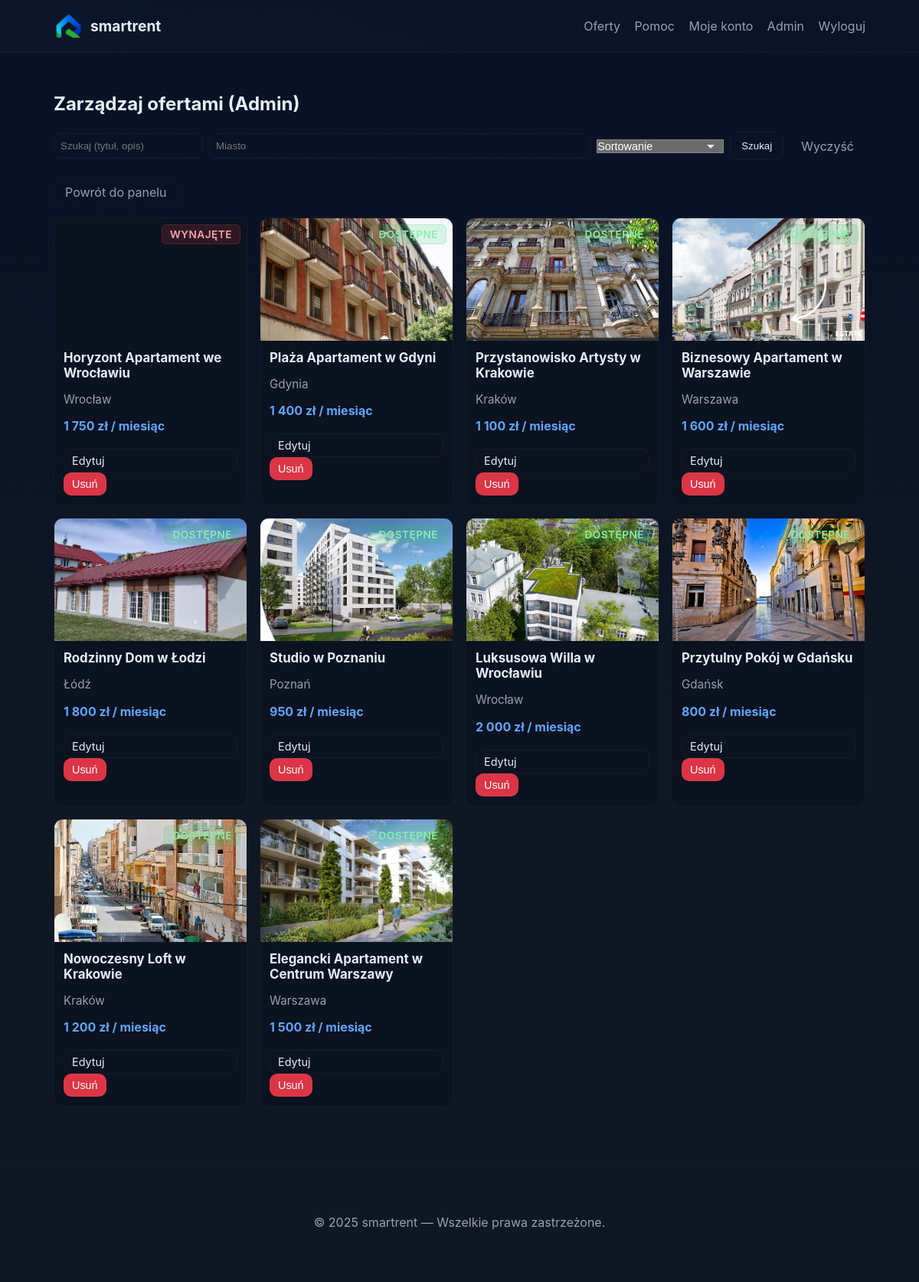
Screenshot of /admin_browse_properties.php (signed in) with the database file from the repository.
### tables this page shows
CREATE TABLE `properties` (
  `id` int(11) NOT NULL,
  `title` varchar(255) NOT NULL,
  `description` text DEFAULT NULL,
  `price` decimal(10,2) NOT NULL DEFAULT 0.00,
  `city` varchar(120) NOT NULL,
  `image` varchar(255) DEFAULT NULL,
  `owner_id` int(11) DEFAULT NULL,
  `is_rented` tinyint(1) DEFAULT 0,
  `created_at` datetime DEFAULT current_timestamp()
);

### admin_browse_properties.php (the view, shortened to what this page needs)
<?php
require_once 'includes/admin_functions.php';
if (!function_exists('shorten')) {
    function shorten(string $text, int $max = 60): string {
        $text = trim($text);
        if (mb_strlen($text) <= $max) return $text;
        return rtrim(mb_substr($text, 0, $max - 1)) . '…';
    }
}
if (!function_exists('format_price')) {
    function format_price($amount): string {
        $val = (float)$amount;
        if (floor($val) == $val) {
            return number_format($val, 0, ',', ' ') . ' zł';
        }
        return number_format($val, 2, ',', ' ') . ' zł';
    }
}
$q = trim((string)($_GET['q'] ?? ''));
$city = trim((string)($_GET['city'] ?? ''));
$sort = trim((string)($_GET['sort'] ?? ''));
$sql = "SELECT id, title, city, price, image, is_rented, created_at, owner_id FROM properties WHERE 1=1";
$params = [];
switch ($sort) {
    default:
        $sql .= " ORDER BY id DESC";
}
try {
    $stmt = $pdo->prepare($sql);
    $stmt->execute($params);
    $props = $stmt->fetchAll(PDO::FETCH_ASSOC);
} catch (PDOException $e) {
    http_response_code(500);
    echo "<h2>Błąd serwera</h2><pre>" . htmlspecialchars($e->getMessage()) . "</pre>";
    exit;
}
?>
<!doctype html>
<html lang="pl">
<head>
  <link rel="stylesheet" href="assets/css/style.css">
</head>
<body>
<?php include 'includes/navbar.php'; ?>
<main class="container">
  <h2>Zarządzaj ofertami (Admin)</h2>
  <form class="filters" method="get" action="admin_browse_properties.php">
    <input type="search" name="q" placeholder="Szukaj (tytuł, opis)" value="<?=htmlspecialchars($q, ENT_QUOTES)?>">
    <input type="text" name="city" placeholder="Miasto" value="<?=htmlspecialchars($city, ENT_QUOTES)?>">
    <select name="sort">
      <option value="">Sortowanie</option>
    </select>
    <button class="btn" type="submit">Szukaj</button>
    <a class="btn btn-ghost" href="admin_browse_properties.php">Wyczyść</a>
  </form>
  <div style="margin-bottom:12px">
    <a class="btn btn-ghost" href="admin_panel.php">Powrót do panelu</a>
  </div>
  <?php if (empty($props)): ?>
    <p>Brak ofert do wyświetlenia.</p>
  <?php else: ?>
    <div class="grid">
      <?php foreach ($props as $p): ?>
        <?php
          if (!empty($p['image'])) {
              $imgSrc = 'uploads/properties/' . rawurlencode($p['image']);
          } else {
              $imgSrc = 'assets/img/placeholder.png';
          }
          $imgSrcEsc = htmlspecialchars($imgSrc, ENT_QUOTES);
          $cityOut = htmlspecialchars($p['city'] ?? '', ENT_QUOTES);
          $idOut = intval($p['id']);
          $status = ($p['is_rented'] == 1) ? 'Wynajęte' : 'Dostępne';
          $statusClass = ($p['is_rented'] == 1) ? 'badge status-rented' : 'badge status-available';
        ?>
        <article class="card property-admin-card">
          <a href="property_details.php?id=<?=$idOut?>">
            <div class="card-img" style="background-image:url('<?=$imgSrcEsc?>')">
              <span class="<?=$statusClass?>"><?=htmlspecialchars($status)?></span>
            </div>
            <div class="card-body">
              <h3><?=htmlspecialchars(shorten($p['title'] ?? ''), ENT_QUOTES)?></h3>
              <p class="muted"><?=$cityOut?></p>
              <div class="price"><?=htmlspecialchars(format_price($p['price']))?> / miesiąc</div>
            </div>
          </a>
          <div class="delete-btn-container" style="padding: 0 12px 12px;">
            <a class="btn btn-sm" href="edit_property.php?id=<?=$idOut?>">Edytuj</a>
            <form method="post" style="display:inline" onsubmit="return confirm('Czy na pewno chcesz usunąć tę nieruchomość? Zostaną usunięte wszystkie powiązane rezerwacje i dane.');">
              <button type="submit" name="delete_property" class="btn btn-sm" style="background:#dc3545;color:#fff;">Usuń</button>
            </form>
          </div>
        </article>
      <?php endforeach; ?>
    </div>
  <?php endif; ?>
</main>
<?php include 'includes/footer.php'; ?>
</body>
</html>

### assets/css/style.css (style rules this page uses)
:root { --bg:#0f1724; --card:#0b1220; --muted:#98a0b3; --accent:#6ee7b7; --accent-2:#60a5fa; --text:#e6eef8; --glass: rgba(255,255,255,0.03); --radius:12px; --max-width:1100px; --gap:18px; font-family: Inter, ui-sans-serif, system-ui, -apple-system, "Segoe UI", Roboto, "Helvetica Neue", Arial; color-scheme: dark; }
* { box-sizing:border-box }
body { margin:0; background: linear-gradient(180deg, #071127 0%, #0f1724 55%); color:var(--text); -webkit-font-smoothing:antialiased; -moz-osx-font-smoothing:grayscale; min-height:100vh; }
.container { max-width:var(--max-width); margin:0 auto; padding:32px 20px; }
.btn { display:inline-block;padding:10px 14px;border-radius:10px;background:transparent;border:1px solid rgba(255,255,255,0.04);color:var(--text);text-decoration:none;cursor:pointer; }
.btn-ghost { background:transparent;border:1px dashed rgba(255,255,255,0.03);color:var(--muted) }
.grid { display:grid;grid-template-columns:repeat(auto-fill,minmax(240px,1fr));gap:16px }
.card { background:var(--card);border-radius:12px;overflow:hidden;border:1px solid rgba(255,255,255,0.03) }
.card a { color:inherit;text-decoration:none;display:block }
.card-img { height:160px;background-size:cover;background-position:center }
.card-body { padding:12px }
.card-body h3 { margin:0 0 6px;font-size:1.05rem }
.muted { color:var(--muted);font-size:0.95rem }
.price { margin-top:8px;font-weight:700;color:var(--accent-2) }
.filters { display:flex;gap:8px;align-items:center;margin-bottom:18px }
.filters input[type="search"], .filters input[type="text"] { padding:8px;border-radius:8px;border:1px solid rgba(255,255,255,0.04);background:transparent;color:var(--text) }
input[type="text"],input[type="email"],input[type="password"],textarea,input[type="number"],input[type="date"] { width:100%;padding:10px;border-radius:8px;border:1px solid rgba(255,255,255,0.04);background:transparent;color:var(--text) }
.badge { position:absolute; top:8px; right:8px; padding:4px 10px; border-radius:6px; font-size:0.85rem; font-weight:600; text-transform:uppercase; letter-spacing:0.5px; }
.status-rented, .status-active { background:rgba(239,68,68,0.15); color:#fca5a5; border:1px solid rgba(239,68,68,0.2); }
.status-available { background:rgba(34,197,94,0.15); color:#86efac; border:1px solid rgba(34,197,94,0.2); }
.card-img { position:relative }
.btn-sm { padding:6px 10px;font-size:0.9rem }
.filters select, .filters .filter-select { appearance:none; -webkit-appearance:none; -moz-appearance:none; background-repeat:no-repeat; background-position:right 10px center; padding-right:32px; cursor:pointer; transition:border-color 0.2s, box-shadow 0.2s; font-size: 0.9rem; }
.filters select option { font-size: 0.9rem; color: var(--text); background: var(--card); padding: 8px; }

### admin_browse_properties.php (style rules this page uses)
.property-admin-card { position: relative; }
.delete-btn-container { margin-top: 8px; }

### rows the page displays
properties: is_rented "WYNAJĘTE", title "Horyzont Apartament we Wrocławiu", city "Wrocław", price "1 750 zł"
properties: image (picture), is_rented "DOSTĘPNE", title "Plaża Apartament w Gdyni", city "Gdynia", price "1 400 zł"
properties: image (picture), is_rented "DOSTĘPNE", title "Przystanowisko Artysty w Krakowie", city "Kraków", price "1 100 zł"
properties: image (picture), is_rented "DOSTĘPNE", title "Biznesowy Apartament w Warszawie", city "Warszawa", price "1 600 zł"
properties: image (picture), is_rented "DOSTĘPNE", title "Rodzinny Dom w Łodzi", city "Łódź", price "1 800 zł"
properties: image (picture), is_rented "DOSTĘPNE", title "Studio w Poznaniu", city "Poznań", price "950 zł"
properties: image (picture), is_rented "DOSTĘPNE", title "Luksusowa Willa w Wrocławiu", city "Wrocław", price "2 000 zł"
properties: image (picture), is_rented "DOSTĘPNE", title "Przytulny Pokój w Gdańsku", city "Gdańsk", price "800 zł"
properties: image (picture), is_rented "DOSTĘPNE", title "Nowoczesny Loft w Krakowie", city "Kraków", price "1 200 zł"
properties: image (picture), is_rented "DOSTĘPNE", title "Elegancki Apartament w Centrum Warszawy", city "Warszawa", price "1 500 zł"

### other values shown
APP_NAME "smartrent"
